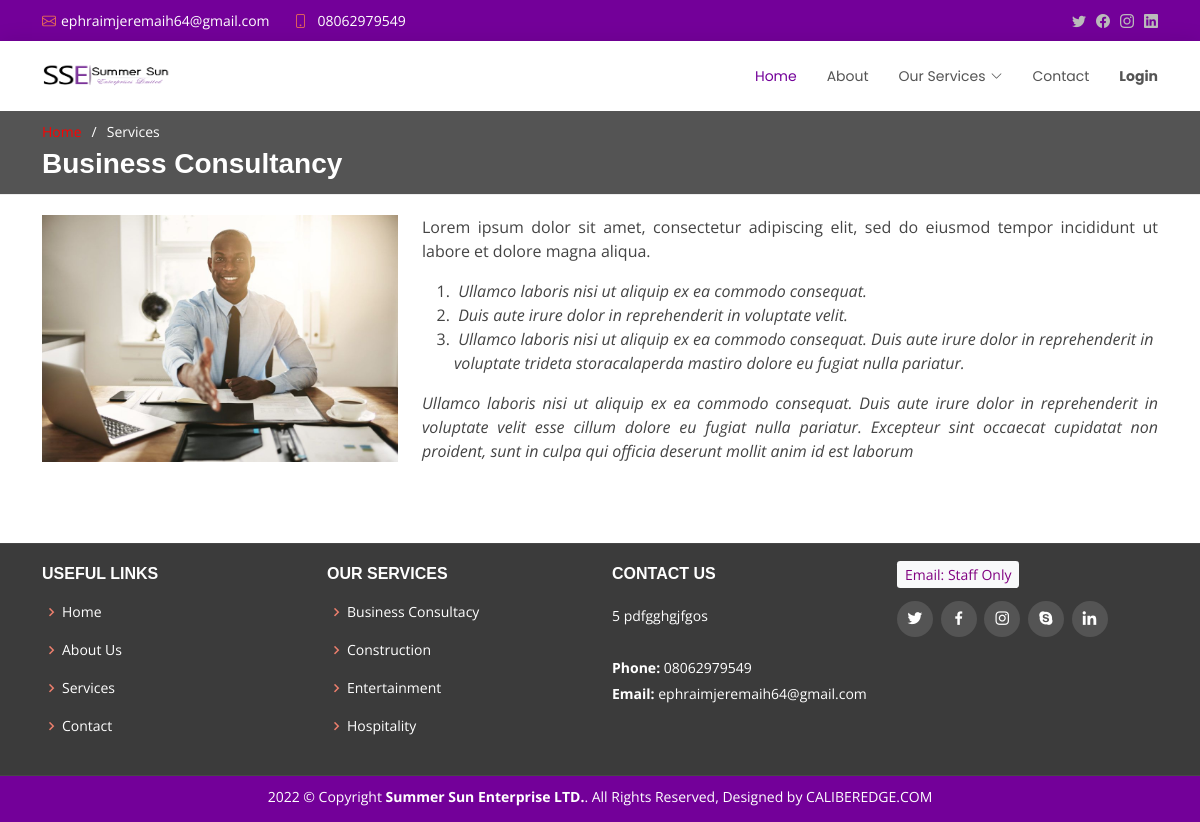
The app's page /business.php with its own data.
### tables this page shows
CREATE TABLE IF NOT EXISTS `editor` (
  `ID` int(11) NOT NULL AUTO_INCREMENT,
  `about` longtext NOT NULL,
  `about_us` longtext NOT NULL,
  `business` longtext NOT NULL,
  `construction` longtext NOT NULL,
  `entertainment` longtext NOT NULL,
  `hospitality` longtext NOT NULL,
  `address` varchar(200) NOT NULL,
  `email` varchar(100) NOT NULL,
  `phone` varchar(30) NOT NULL,
  `map` varchar(1000) NOT NULL,
  PRIMARY KEY (`ID`)
);

CREATE TABLE IF NOT EXISTS `picture` (
  `ID` int(12) NOT NULL AUTO_INCREMENT,
  `pictures_name` varchar(2000) NOT NULL,
  PRIMARY KEY (`ID`)
);

### session_editor.php (called while the page is built, shortened)
<?php
$result = mysqli_query($connection,"SELECT * FROM editor WHERE ID = 1")
      or die("Query failed");
 $row = mysqli_fetch_array($result);
?>

### business.php (the view)
<?php
include("header.php");
include("connection.php");
include("session_editor.php");
$result2 = mysqli_query($connection,"SELECT * FROM picture WHERE ID = 2")
     or die("Query failed");
 $row2 = mysqli_fetch_array($result2);
?>
  <main id="main">
    <section id="breadcrumbs" class="breadcrumbs">
      <div class="container">
        <ol>
          <li><a style="color: red;" href="index.php">Home</a></li>
          <li style="color: white;">Services</li>
        </ol>
        <h2>Business Consultancy</h2>
      </div>
    </section>
    <section id="about" class="about">
      <div class="container">
        <div class="row">
          <div class="col-lg-4">
            <img src="assets/images/<?php echo $row2['pictures_name'];?>" class="img-fluid" alt="">
          </div>
          <div class="col-lg-8 pt-4 pt-lg-0 content">
          <?php echo $row['business']; ?>
          </div>
        </div>
      </div>
    </section>
  </main>
  <?php
include("footer.php");
?>

### header.php (shortened to what this page needs)
<?php
include("connection.php");
$result = mysqli_query($connection,"SELECT * FROM editor WHERE ID = 1")
      or die("Query failed");
 $row = mysqli_fetch_array($result);
?>
<!DOCTYPE html>
<html lang="en">
<head>
  <link href="assets/vendor/animate.css/animate.min.css" rel="stylesheet">
  <link href="assets/vendor/aos/aos.css" rel="stylesheet">
  <link href="assets/vendor/bootstrap/css/bootstrap.min.css" rel="stylesheet">
  <link href="assets/vendor/bootstrap-icons/bootstrap-icons.css" rel="stylesheet">
  <link href="assets/vendor/boxicons/css/boxicons.min.css" rel="stylesheet">
  <link href="assets/vendor/glightbox/css/glightbox.min.css" rel="stylesheet">
  <link href="assets/vendor/swiper/swiper-bundle.min.css" rel="stylesheet">
  <link href="assets/css/style.css" rel="stylesheet">
</head>
<body>
  <section id="topbar" class="d-flex align-items-center">
    <div class="container d-flex justify-content-center justify-content-md-between">
      <div class="contact-info d-flex align-items-center">
        <i class="bi bi-envelope d-flex align-items-center"><a href="mailto:<?php echo $row['email']; ?>"><?php echo $row['email']; ?></a></i>
        <i class="bi bi-phone d-flex align-items-center ms-4"><span><a href="tel:<?php echo $row['phone']; ?>"><?php echo $row['phone']; ?></span></a></i>
      </div>
      <div class="social-links d-none d-md-flex align-items-center">
        <a href="#" class="twitter"><i class="bi bi-twitter"></i></a>
        <a href="#" class="facebook"><i class="bi bi-facebook"></i></a>
        <a href="#" class="instagram"><i class="bi bi-instagram"></i></a>
        <a href="#" class="linkedin"><i class="bi bi-linkedin"></i></i></a>
      </div>
    </div>
  </section>
  <header id="header" class="d-flex align-items-center">
    <div class="container d-flex justify-content-between">
      <div class="logo">
      <a href="index"><img src="assets/img/index 2.png"  width="130" height="60" alt="image" class="img-fluid"></a>
      </div>
      <nav id="navbar" class="navbar">
        <ul>
          <li><a class="active" href="index.php">Home</a></li>
          <li><a href="about.php">About</a></li>
          <li class="dropdown"><a href="#"><span>Our Services</span> <i class="bi bi-chevron-down"></i></a>
          </li>
          <li><a href="contact.php">Contact</a></li>
          <li><a href="login/login.php"><b>Login</b></a></li>
        </ul>
      </nav>
    </div>
  </header>

### footer.php (shortened to what this page needs)
<?php
include("connection.php");
$result = mysqli_query($connection,"SELECT * FROM editor WHERE ID = 1")
      or die("Query failed");
 $row = mysqli_fetch_array($result);
?>
<footer id="footer">
    <div class="footer-top">
      <div class="container">
        <div class="row">
          <div class="col-lg-3 col-md-6 footer-links">
            <h4>Useful Links</h4>
            <ul>
              <li><i class="bx bx-chevron-right"></i> <a href="index.php">Home</a></li>
              <li><i class="bx bx-chevron-right"></i> <a href="about.php">About Us</a></li>
              <li><i class="bx bx-chevron-right"></i> <a href="#">Services</a></li>
              <li><i class="bx bx-chevron-right"></i> <a href="contact.php">Contact</a></li>
            </ul>
          </div>
          <div class="col-lg-3 col-md-6 footer-links">
            <h4>Our Services</h4>
            <ul>
              <li><i class="bx bx-chevron-right"></i> <a href="business.php">Business Consultacy</a></li>
              <li><i class="bx bx-chevron-right"></i> <a href="construction.php">Construction</a></li>
              <li><i class="bx bx-chevron-right"></i> <a href="entertainment.php">Entertainment</a></li>
              <li><i class="bx bx-chevron-right"></i> <a href="hospitality.php">Hospitality</a></li>
            </ul>
          </div>
          <div class="col-lg-3 col-md-6 footer-contact">
            <h4>Contact Us</h4>
            <p>
              <?php echo $row['address']; ?>
             <br><br>
              <strong>Phone:</strong> <?php echo $row['phone']; ?><br>
              <strong>Email:</strong> <?php echo $row['email']; ?><br>
            </p>
          </div>
          <div class="col-lg-3 col-md-6 footer-info">
            <a  class=" btn-sm btn-light" style="color: purple;" href="https://emailmg.ipage.com/roundcube/">Email: Staff Only </a>
            <div class="social-links mt-3">
              <a href="#" class="twitter"><i class="bx bxl-twitter"></i></a>
              <a href="#" class="facebook"><i class="bx bxl-facebook"></i></a>
              <a href="#" class="instagram"><i class="bx bxl-instagram"></i></a>
              <a href="#" class="google-plus"><i class="bx bxl-skype"></i></a>
              <a href="#" class="linkedin"><i class="bx bxl-linkedin"></i></a>
            </div>
          </div>
        </div>
      </div>
    </div>
    <div class="copyright">
       <a style="color: white;" href="https://caliberedge.com/"><?php echo date("Y"); ?> &copy; Copyright <strong><span>Summer Sun Enterprise LTD.</span></strong>. All Rights Reserved, Designed by CALIBEREDGE.COM</a>
      </div>
  </footer>
</body>
</html>

### assets/css/style.css (style rules this page uses)
body { font-family: "Open Sans", sans-serif; color: #444444; }
a { color: #730099; text-decoration: none; }
h1, h2, h3, h4, h5, h6 { font-family: "Raleway", sans-serif; }
#topbar { background: #730099; padding: 10px 0; font-size: 14px; }
#topbar .contact-info i { font-style: normal; color: #e96b56; }
#topbar .contact-info i a, #topbar .contact-info i span { padding-left: 5px; color: #fff; }
#topbar .contact-info i a { line-height: 0; transition: 0.3s; }
#topbar .social-links a { color: #bababa; line-height: 0; transition: 0.3s; margin-left: 10px; }
#header { height: 70px; transition: all 0.5s; z-index: 997; transition: all 0.5s; background: #fff; box-shadow: 0px 0px 20px 0px rgba(0, 0, 0, 0.1); }
#header .logo img { padding: 0; margin: 0; max-height: 40px; }
.navbar { padding: 0; }
.navbar ul { margin: 0; padding: 0; display: flex; list-style: none; align-items: center; }
.navbar li { position: relative; }
.navbar a, .navbar a:focus { display: flex; align-items: center; justify-content: space-between; padding: 10px 0 10px 30px; font-family: "Poppins", sans-serif; font-size: 14px; color: #545454; white-space: nowrap; transition: 0.3s; }
.navbar a i, .navbar a:focus i { font-size: 12px; line-height: 0; margin-left: 5px; }
.navbar a:hover, .navbar .active, .navbar .active:focus, .navbar li:hover > a { color: #730099; }
section { padding: 0 0 80px 0; }
.breadcrumbs { padding: 10px 0 5px 0; background: #545454; border-bottom: 1px solid #ededed; margin-bottom: 20px; }
.breadcrumbs h2 { font-size: 28px; font-weight: 700; color: #ffffff; }
.breadcrumbs ol { display: flex; flex-wrap: wrap; list-style: none; padding: 0 0 5px 0; margin: 0; font-size: 14px; }
.breadcrumbs ol li + li { padding-left: 10px; }
.breadcrumbs ol li + li::before { display: inline-block; padding-right: 10px; color: #ffffff; content: "/"; }
.about .content p:last-child { margin-bottom: 0; }
#footer { background: #730099; padding: 0 0 15px 0; color: #fff; font-size: 14px; }
#footer .footer-top { background: #3b3b3b; border-top: 1px solid #474747; border-bottom: 1px solid #474747; padding: 20px 0 0px 0; }
#footer .footer-top .footer-info { margin-bottom: 0px; }
#footer .footer-top .social-links a { font-size: 18px; display: inline-block; background: #545454; color: #fff; line-height: 1; padding: 8px 0; margin-right: 4px; border-radius: 50%; text-align: center; width: 36px; height: 36px; transition: 0.3s; }
#footer .footer-top h4 { font-size: 16px; font-weight: bold; color: #fff; text-transform: uppercase; position: relative; padding-bottom: 12px; }
#footer .footer-top .footer-links { margin-bottom: 30px; }
#footer .footer-top .footer-links ul { list-style: none; padding: 0; margin: 0; }
#footer .footer-top .footer-links ul i { padding-right: 2px; color: #ec7f6d; font-size: 18px; line-height: 1; }
#footer .footer-top .footer-links ul li { padding: 10px 0; display: flex; align-items: center; }
#footer .footer-top .footer-links ul li:first-child { padding-top: 0; }
#footer .footer-top .footer-links ul a { color: #fff; transition: 0.3s; display: inline-block; line-height: 1; }
#footer .footer-top .footer-contact { margin-bottom: 30px; }
#footer .footer-top .footer-contact p { line-height: 26px; }
#footer .copyright { text-align: center; padding-top: 10px; }

### records on screen
editor: email "ephraimjeremaih64@gmail.com", phone "08062979549", business "Lorem ipsum dolor sit amet, consectetur adipiscing elit, sed do eiusmod tempor incididunt ut labore et dolore magna aliqua. Ullamco laboris nisi ut aliquip ex ea commodo consequat. Duis aute irure dolor in reprehenderit in voluptate velit. Ullamco laboris nisi ut aliquip ex ea commodo consequat. Duis aute irure dolor in reprehenderit in voluptate trideta storacalaperda mastiro dolore eu fugiat nulla pariatur. Ullamco laboris nisi ut aliquip ex ea commodo consequat. Duis aute irure dolor in reprehenderit in voluptate velit esse cillum dolore eu fugiat nulla pariatur. Excepteur sint occaecat cupidatat non proident, sunt in culpa qui officia deserunt mollit anim id est laborum", address "5 pdfgghgjfgos"
picture: pictures_name (picture)
